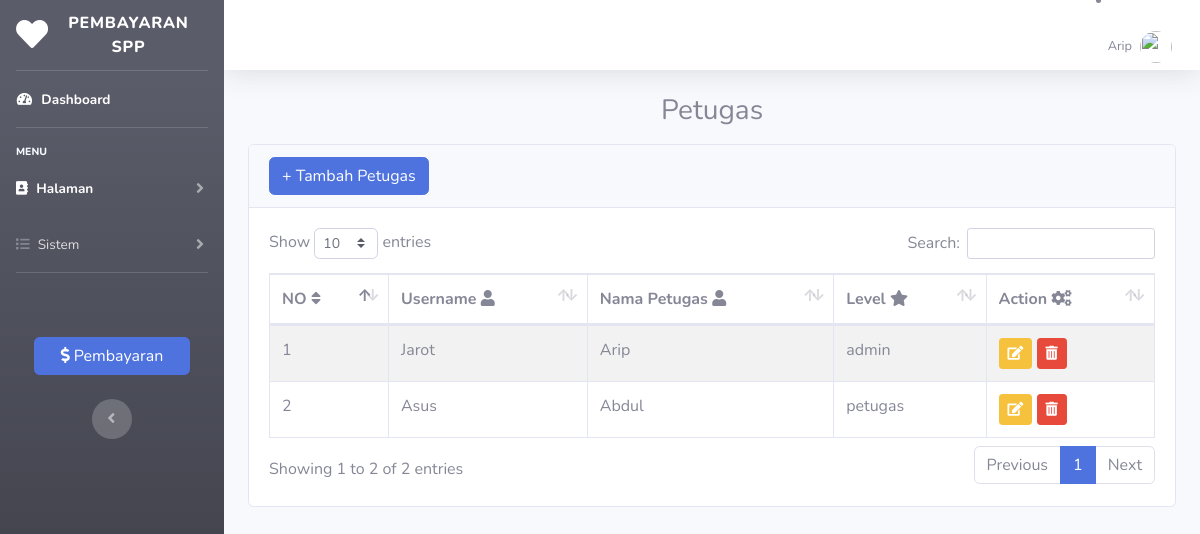
/index.php?page=petugas (signed in), run on the app's committed database.
### tables this page shows
CREATE TABLE `petugas` (
  `id_petugas` int(11) NOT NULL,
  `username` varchar(25) NOT NULL,
  `password` varchar(32) NOT NULL,
  `nama_petugas` varchar(35) NOT NULL,
  `level` enum('admin','petugas') NOT NULL
);

### index.php (the view, shortened to what this page needs)
<!DOCTYPE html>
<html lang="en">
<head>
         <?php
        $page = isset($_GET['page']) ? $_GET['page'] : 'Dashboard';
        ?>
    <link href="vendor/fontawesome-free/css/all.min.css" rel="stylesheet" type="text/css">
    <link href="css/sb-admin-2.min.css" rel="stylesheet">
    <link rel="stylesheet" type="text/css" href="vendor/datatables/dataTables.bootstrap4.min.css">
</head>
<body id="page-top">
    <div id="wrapper">
      <?php
      if(!empty($_SESSION['petugas']['level']) && ($_SESSION['petugas']['level'] == 'admin')){
        ?>
          <ul class="navbar-nav bg-gradient-dark sidebar sidebar-dark accordion" id="accordionSidebar">
            <a class="sidebar-brand d-flex align-items-center justify-content-center" href="index.php">
                <div class="sidebar-brand-icon rotate-n-12">
                    <i class="fa fa-heart"></i>
                </div>
                <div class="sidebar-brand-text mx-3">Pembayaran SPP</div>
            </a>
            <hr class="sidebar-divider my-0">
            <li class="nav-item active <?php echo (empty($_GET['page']) ? 'active' : '') ?>">
                <a class="nav-link" href="index.php">
                    <i class="fas fa-fw fa-tachometer-alt"></i>
                    <span>Dashboard</span></a>
            </li>
            <hr class="sidebar-divider">
            <div class="sidebar-heading" style="color: #F8F8FF;">
                Menu
            </div>
            <li class="nav-item  <?php echo ($page == 'petugas' || $page == 'tambah-petugas' || $page == 'edit-petugas' || $page == 'siswa' || $page == 'tambah-siswa' || $page == 'edit-siswa'  || $page == 'kelas' || $page == 'tambah-kelas' || $page == 'edit-kelas' ? 'active' : '') ?> ">
                <a class="nav-link collapsed" href="#" data-toggle="collapse" data-target="#collapseTwo"
                    aria-expanded="true" aria-controls="collapseTwo">
                    <i class="fa fa-address-book"></i>
                    <span>Halaman</span>
                </a>
            </li>
            <li class="nav-item  <?php echo ($page == 'spp' || $page == 'tambah-spp' || $page == 'edit-spp'  || $page == 'laporan' ? 'active' : '') ?> ">
                <a class="nav-link collapsed" href="#" data-toggle="collapse" data-target="#collapseUtilities"
                    aria-expanded="true" aria-controls="collapseUtilities">
                    <i class="fa fa-list"></i>
                    <span>Sistem</span>
                </a>
            </li>
            <hr class="sidebar-divider">
              <button type="button" class="btn btn-primary mb-4 mt-5" style="width: 70%; margin-left: 15%;" data-toggle="modal" data-target="#tambahpembayaran">
                  <i class="fas fa-dollar-sign"></i> Pembayaran
                </button>
            <div class="text-center d-none d-md-inline">
                <button class="rounded-circle border-0" id="sidebarToggle"></button>
            </div>
        </ul>
        <?php
        }
       ?>
        <div id="content-wrapper" class="d-flex flex-column">
            <div id="content">
                <nav class="navbar navbar-expand navbar-light bg-white topbar mb-4 static-top shadow">
                        <li class="nav-item dropdown no-arrow">
                            <a class="nav-link dropdown-toggle" href="#" id="userDropdown" role="button"
                                data-toggle="dropdown" aria-haspopup="true" aria-expanded="false">
                                <span class="mr-2 d-none d-lg-inline text-gray-600 small">
                                    <?php
                                     if (!empty($_SESSION['petugas']['level'])) {
                                         echo $_SESSION['petugas']['nama_petugas'];
                                     }else{
                                        echo $_SESSION['petugas']['nama'];
                                     }
                                    ?>
                                </span>
                                <img class="img-profile rounded-circle"
                                    src="https://i.pinimg.com/736x/85/d5/21/85d521ff199b43574b8af4020ffa6afb.jpg">
                            </a>
                        </li>
                </nav>
                <div class="container-fluid">
                     <?php
                    $page = isset($_GET['page']) ? $_GET['page'] : 'home';
                    include $page . '.php';
                    ?>
</div>
</body>
</html>

### petugas.php (shortened to what this page needs)
<h1 class="h3 mb-3" style="text-align: center;">Petugas</h1>
                 <div class="row">
                      <div class="col-12">
                          <div class="card flex-fill">
                              <div class="card-header">
                                  <button type="button" class="btn btn-primary" data-toggle="modal" data-target="#tambahpetugas">
                                    + Tambah Petugas
                                  </button>
                              </div>
                              <div class="card-body">
                                  <table class="table table-bordered table-striped table-hover" id="petugas">
                                      <thead>
                                          <tr>
                                               <th>NO <i class="fas fa-sort"></i></th>
                                               <th>Username <i class="fas fa-user"></i></th>
                                               <th>Nama Petugas <i class="fas fa-user"></i></th>
                                               <th>Level <i class="fas fa-star"></i></th>
                                               <th>Action <i class="fas fa-cogs"></i></th>
                                          </tr>
                                      </thead>
                                      <tbody>
                                          <?php
                                      $i = 1;
                                      $query = mysqli_query($koneksi, "SELECT * FROM petugas");
                                      while ($data = mysqli_fetch_array($query)){
                                              ?>
                                          <tr>
                                            <td><?php echo $i++ ?></td>
                                            <td><?php echo $data['username'] ?></td>
                                            <td><?php echo $data['nama_petugas'] ?></td>
                                            <td><?php echo $data['level'] ?></td>
                                              <td>
                                                  <button data-toggle="modal" data-target="#editpetugas<?php echo $data['id_petugas']; ?>" data-username="<?php echo $data['username']; ?>" data-level="<?php echo $data['admin']; ?> - <?php echo $data['petugas']; ?>" class="btn btn-warning btn-sm edit-petugas"><i class="fas fa-edit"></i></button>
                                                  <button data-toggle="modal" data-target="#hapus<?php echo $data['id_petugas']; ?>" class="btn btn-danger btn-sm hapus-petugas"><i class="fas fa-trash-alt"></i></button>
                                              </td>
                                          </tr>
                                          <?php
                                      }
                                      ?>
                                      </tbody>
                                  </table>
                              </div>
                          </div>
                      </div>
                  </div>
              </div>

### data on the page
petugas: username "Jarot", nama_petugas "Arip", level "admin"
petugas: username "Asus", nama_petugas "Abdul", level "petugas"

### other printed values
$_SESSION['petugas']['nama_petugas'] "Arip"
